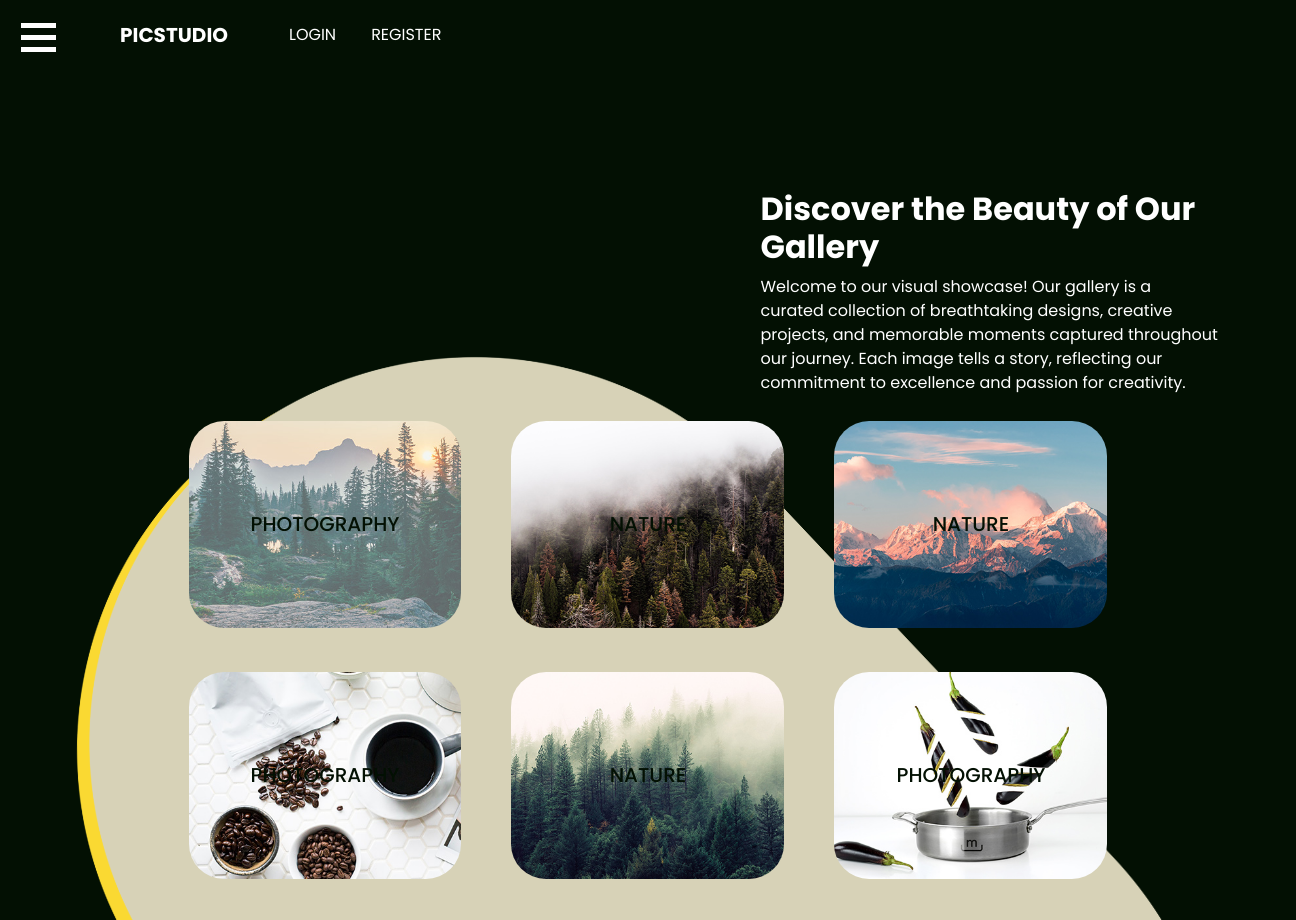
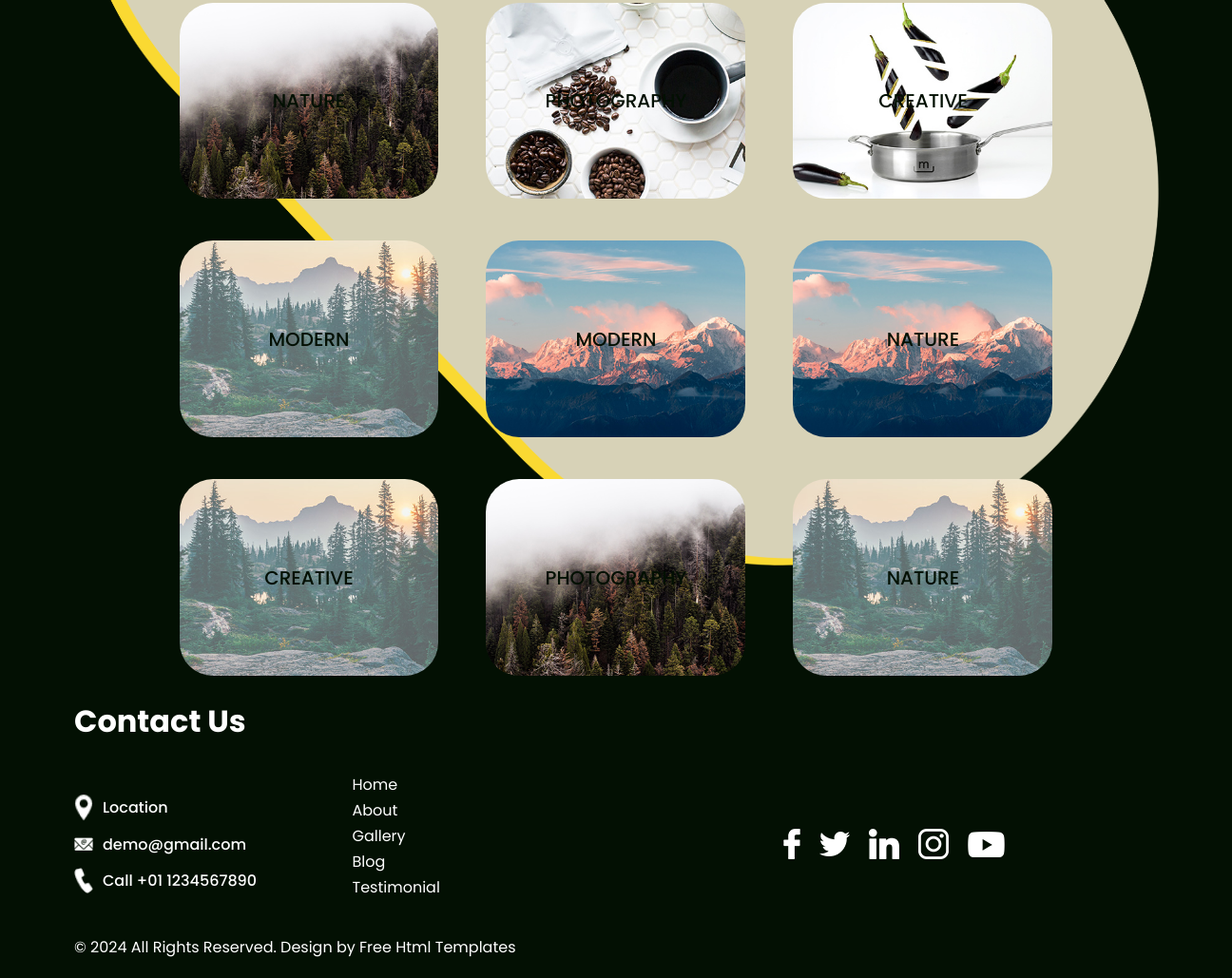
The page /gallery on the database its author committed (2 pictures, top to bottom).
### app/models.py (models this page shows)
class GalleryImage(db.Model):
    id = db.Column(db.Integer, primary_key=True)
    image_path = db.Column(db.String(255), nullable=False)
    category = db.Column(db.String(50), nullable=False)

### app/views.py (the view)
@app.route('/gallery')
def gallery():
    images = GalleryImage.query.all()
    return render_template('gallery.html', images=images)

### app/templates/gallery.html (shortened to what this page needs)
{% extends 'base.html' %}
{% block content %}
<body class="sub_page">
<section class="gallery_section layout_padding-top">
  <div class="container">
    <div class="row">
      <div class="col-lg-5 ml-auto">
        <div class="heading_container">
          <div class="gallery_container">
            <h2>Discover the Beauty of Our Gallery</h2>
            <p>
              Welcome to our visual showcase! Our gallery is a curated collection of breathtaking designs, creative projects, and memorable moments captured throughout our journey. Each image tells a story, reflecting our commitment to excellence and passion for creativity.
            </p>
          </div>
        </div>
      </div>
    </div>
  </div>
  <div class="gallery_container">
    <div class="gallery_bg">
    </div>
    <div class="container">
      <div class="row gallery_box">
        {% for image in images %}
          <div class="col-md-4 mb-4">
            <div class="box">
              <div class="img-box">
                <img src="{{ url_for('static', filename=image.image_path) }}" alt="" />
                <h5>{{ image.category }}</h5>
              </div>
            </div>
          </div>
          {% if loop.index % 3 == 0 %}
            </div>
            <div class="row gallery_box">
          {% endif %}
        {% endfor %}
      </div>
    </div>
  </div>
</section>
  {%include "parts/_info_section.html"%}
  {%include "parts/_footer.html"%}
</body>
{%endblock%}

### app/templates/base.html (shortened to what this page needs)
<!DOCTYPE html>
<html lang="en">
    <head>
        <link rel="stylesheet" type="text/css" href="https://cdnjs.cloudflare.com/ajax/libs/OwlCarousel2/2.3.4/assets/owl.carousel.min.css" />
        <link rel="stylesheet" type="text/css" href="{{ url_for('static', filename='css/bootstrap.css') }}" />
        <link href="{{ url_for('static', filename='css/style.css') }}" rel="stylesheet" />
        <link href="{{ url_for('static', filename='css/responsive.css') }}" rel="stylesheet" />
      </head>
      <body>
        <div class="container-fluid">
          <nav class="navbar navbar-expand-lg custom_nav-container d-block">
            <div class="main_nav_menu">
              {% if not hide_menu %}
<div class="fk_width">
    <div class="custom_menu-btn">
        <button onclick="openNav()">
            <span class="s-1"> </span>
            <span class="s-2"> </span>
            <span class="s-3"> </span>
        </button>
    </div>
</div>
{% endif %}
              <a class="navbar-brand" href="{{ url_for('index') }}">
                <span>
                  Picstudio
                </span>
              </a>
              <div class="user_option">
                {% if current_user.is_authenticated %}
                <a href="{{ url_for('logout') }}">
                  logout
                </a>
                {% if current_user.username == 'admin' %}
                  <script>
                      window.location.href = "{{ url_for('admin.index') }}";
                  </script>
                {% endif %}
                {%else%}
                <a href="{{ url_for('login') }}">
                  login
                </a>
                <a href="{{ url_for('register') }}">
                  register
                </a>
                {%endif%}
              </div>
            </div>
          </nav>
        </div>
        {% block content %} {% endblock %}
</body>
</html>

### app/templates/parts/_info_section.html (shortened to what this page needs)
<section class="info_section ">
    <div class="info_container layout_padding-top">
      <div class="container">
        <div class="heading_container">
          <h2>
            Contact Us
          </h2>
        </div>
        <div class="info_main">
          <div class="row">
            <div class="col-md-4 col-lg-3">
              <div class="info_contact ">
                <a href="https://www.google.com/maps/place/Color+G%C3%BCvenlik+%26+Bili%C5%9Fim+Teknolojileri/@40.986209,28.6764752,14z/data=!4m10!1m2!2m1!1za2FtZXJhIGTDvGtrYW7EsQ!3m6!1s0x14caa053c60c1693:0xf51fdcb95753152a!8m2!3d40.986209!4d28.714584!15sChBrYW1lcmEgZMO8a2thbsSxkgEXZWxlY3Ryb25pY3NfcmVwYWlyX3Nob3DgAQA!16s%2Fg%2F11gcjgv9z9?entry=ttu" class="link-box">
                  <div class="img-box">
                    <img src="{{ url_for('static', filename='images/location.png') }}" alt="" />
                  </div>
                  <div class="detail-box">
                    <h6>
                      Location
                    </h6>
                  </div>
                </a>
                <a class="link-box">
                  <div class="img-box">
                    <img src="{{ url_for('static', filename='images/mail.png') }}" alt="" />
                  </div>
                  <div class="detail-box">
                    <h6>
                      demo@gmail.com
                    </h6>
                  </div>
                </a>
                <a class="link-box">
                  <div class="img-box">
                    <img src="{{ url_for('static', filename='images/call.png') }}" alt="" />
                  </div>
                  <div class="detail-box">
                    <h6>
                      Call +01 1234567890
                    </h6>
                  </div>
                </a>
              </div>
            </div>
            <div class="col-md-2 col-lg-3">
              <div class="info_link-box">
                <ul>
                  <li class="">
                    <a class="" href="{{ url_for('index') }}">Home <span class="sr-only">(current)</span></a>
                  </li>
                  <li class="">
                    <a class="" href="{{ url_for('about') }}">About </a>
                  </li>
                  <li class="">
                    <a class="" href="{{ url_for('gallery') }}">Gallery </a>
                  </li>
                  <li class="">
                    <a class="" href="{{ url_for('blog') }}">Blog </a>
                  </li>
                  <li class="">
                    <a class="" href="{{ url_for('testimonial') }}">Testimonial </a>
                  </li>
                </ul>
              </div>
            </div>
            <div class="col-md-6 ">
              <div class="social_box">
                <a href="https://www.facebook.com/?locale=tr_TR">
                  <img src="{{ url_for('static', filename='images/facebook.png') }}" alt="" />
                </a>
                <a href="https://twitter.com/home">
                  <img src="{{ url_for('static', filename='images/twitter.png') }}" alt="" />
                </a>
                <a href="https://www.linkedin.com/feed/">
                  <img src="{{ url_for('static', filename='images/linkedin.png') }}" alt="" />
                </a>
                <a href="https://www.instagram.com/">
                  <img src="{{ url_for('static', filename='images/instagram.png') }}" alt="" />
                </a>
                <a href="https://www.youtube.com/">
                  <img src="{{ url_for('static', filename='images/youtube.png') }}" alt="" />
                </a>
              </div>
            </div>
            </div>
          </div>
        </div>
      </div>
  </section>

### app/templates/parts/_footer.html
<footer class="footer_section ">
    <div class="container">
      <p>
        &copy; <span id="displayYear"></span> All Rights Reserved. Design by
        <a href="https://html.design/">Free Html Templates</a>
      </p>
    </div>
  </footer>

### app/static/css/style.css (style rules this page uses)
html { scroll-behavior: smooth; overflow-x: hidden; }
body { font-family: "Poppins", sans-serif; color: #ffffff; background-color: #031003; }
.layout_padding-top { padding-top: 120px; }
.heading_container { display: -webkit-box; display: -ms-flexbox; display: flex; -webkit-box-orient: vertical; -webkit-box-direction: normal; -ms-flex-direction: column; flex-direction: column; -webkit-box-align: start; -ms-flex-align: start; align-items: flex-start; color: #ffffff; }
.heading_container h2 { font-weight: bold; }
.sub_page .info_section .social_box { -webkit-filter: invert(100%); filter: invert(100%); }
.custom_menu-btn { z-index: 9; position: absolute; left: 0; top: 15px; }
.custom_menu-btn button { outline: none; border: none; background-color: transparent; }
.custom_menu-btn span { display: block; width: 35px; height: 5px; background-color: #fff; margin: 7px 0; -webkit-transition: all 0.3s; transition: all 0.3s; }
.custom_menu-btn .s-2 { -webkit-transition: all 0.1s; transition: all 0.1s; }
a, a:hover, a:focus { text-decoration: none; }
.fk_width { width: 105px; }
.navbar-brand { display: -webkit-box; display: -ms-flexbox; display: flex; }
.navbar-brand span { color: #ffffff; font-weight: bold; text-transform: uppercase; }
.custom_nav-container { z-index: 99999; padding: 15px 0; -webkit-box-pack: start; -ms-flex-pack: start; justify-content: flex-start; }
.main_nav_menu { display: -webkit-box; display: -ms-flexbox; display: flex; }
.user_option { display: -webkit-box; display: -ms-flexbox; display: flex; -webkit-box-align: center; -ms-flex-align: center; align-items: center; margin-left: 45px; }
.user_option a { display: -webkit-box; display: -ms-flexbox; display: flex; -webkit-box-align: center; -ms-flex-align: center; align-items: center; margin-right: 35px; color: #ffffff; text-transform: uppercase; }
.gallery_section .gallery_container { position: relative; max-width: 1500px; margin: auto; }
.gallery_section .gallery_container .gallery_bg { position: absolute; width: 100%; top: 10%; margin-left: 0; -webkit-transform: rotate(45deg); transform: rotate(45deg); z-index: -1; }
.gallery_section .gallery_container .gallery_box { width: 85%; margin: auto; }
.gallery_section .gallery_container .box { display: -webkit-box; display: -ms-flexbox; display: flex; }
.gallery_section .gallery_container .box .img-box { position: relative; margin: 10px; border-radius: 35px; overflow: hidden; width: 350px; }
.gallery_section .gallery_container .box .img-box img { width: 100%; }
.gallery_section .gallery_container .box .img-box h5 { color: #031003; position: absolute; margin: 0; top: 50%; left: 50%; -webkit-transform: translate(-50%, -50%); transform: translate(-50%, -50%); text-transform: uppercase; }
.info_section { position: relative; margin-top: -125px; }
.info_section .heading_container { margin-bottom: 25px; }
.info_section .info_main .row { -webkit-box-align: center; -ms-flex-align: center; align-items: center; }
.info_section .social_box { display: -webkit-box; display: -ms-flexbox; display: flex; -webkit-box-align: center; -ms-flex-align: center; align-items: center; -webkit-box-pack: center; -ms-flex-pack: center; justify-content: center; }
.info_section .social_box a { margin: 0 10px; }
.info_section a { text-transform: none; }
.info_section ul { padding: 0; }
.info_section ul li { list-style-type: none; margin: 3px 0; }
.info_section ul li a { color: #ffffff; }
.info_section .info_link-box { display: -webkit-box; display: -ms-flexbox; display: flex; -webkit-box-orient: vertical; -webkit-box-direction: normal; -ms-flex-direction: column; flex-direction: column; }
.info_section .info_contact .link-box { display: -webkit-box; display: -ms-flexbox; display: flex; -webkit-box-align: center; -ms-flex-align: center; align-items: center; margin: 15px 0; color: #ffffff; }
.info_section .info_contact .link-box .img-box { display: -webkit-box; display: -ms-flexbox; display: flex; -webkit-box-pack: center; -ms-flex-pack: center; justify-content: center; -webkit-box-align: center; -ms-flex-align: center; align-items: center; margin-right: 10px; }
.info_section .info_contact .link-box .img-box img { width: 20px; }
.info_section .info_contact .link-box h6 { margin-bottom: 0; }
.footer_section { color: #ffffff; }
.footer_section p { margin: 0; padding: 20px 0; }
.footer_section a { color: #ffffff; }

### app/static/css/responsive.css (style rules this page uses)
@media (min-width: 1200px) { .container { max-width: 1170px; } }

### rows shown on the page
GalleryImage: image_path (picture), category "PHOTOGRAPHY"
GalleryImage: image_path (picture), category "NATURE"
GalleryImage: image_path (picture), category "NATURE"
GalleryImage: image_path (picture), category "PHOTOGRAPHY"
GalleryImage: image_path (picture), category "NATURE"
GalleryImage: image_path (picture), category "PHOTOGRAPHY"
GalleryImage: image_path (picture), category "NATURE"
GalleryImage: image_path (picture), category "PHOTOGRAPHY"
GalleryImage: image_path (picture), category "CREATIVE"
GalleryImage: image_path (picture), category "MODERN"
GalleryImage: image_path (picture), category "MODERN"
GalleryImage: image_path (picture), category "NATURE"
GalleryImage: image_path (picture), category "CREATIVE"
GalleryImage: image_path (picture), category "PHOTOGRAPHY"
GalleryImage: image_path (picture), category "NATURE"
